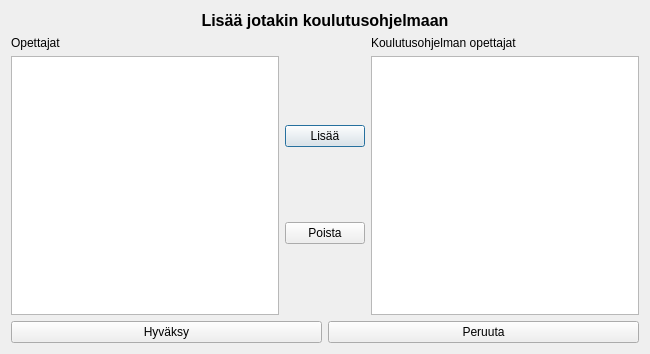
<?xml version="1.0" encoding="UTF-8"?>
<ui version="4.0">
 <class>AddItemToProgramDialog</class>
 <widget class="QDialog" name="AddItemToProgramDialog">
  <property name="geometry">
   <rect>
    <x>0</x>
    <y>0</y>
    <width>650</width>
    <height>354</height>
   </rect>
  </property>
  <property name="windowTitle">
   <string>Dialog</string>
  </property>
  <layout class="QVBoxLayout" name="verticalLayout">
   <item>
    <widget class="QLabel" name="titleLabel">
     <property name="font">
      <font>
       <pointsize>12</pointsize>
       <bold>true</bold>
      </font>
     </property>
     <property name="text">
      <string>Lisää jotakin koulutusohjelmaan</string>
     </property>
     <property name="alignment">
      <set>Qt::AlignmentFlag::AlignCenter</set>
     </property>
    </widget>
   </item>
   <item>
    <layout class="QGridLayout" name="gridLayout">
     <item row="1" column="0">
      <widget class="QListView" name="availableListView">
       <property name="acceptDrops">
        <bool>true</bool>
       </property>
       <property name="editTriggers">
        <set>QAbstractItemView::EditTrigger::NoEditTriggers</set>
       </property>
       <property name="dragEnabled">
        <bool>true</bool>
       </property>
       <property name="dragDropMode">
        <enum>QAbstractItemView::DragDropMode::DragDrop</enum>
       </property>
       <property name="defaultDropAction">
        <enum>Qt::DropAction::MoveAction</enum>
       </property>
       <property name="selectionMode">
        <enum>QAbstractItemView::SelectionMode::ExtendedSelection</enum>
       </property>
      </widget>
     </item>
     <item row="0" column="0">
      <widget class="QLabel" name="availableLabel">
       <property name="text">
        <string>Opettajat</string>
       </property>
      </widget>
     </item>
     <item row="1" column="2">
      <widget class="QListView" name="assignedListView">
       <property name="acceptDrops">
        <bool>true</bool>
       </property>
       <property name="editTriggers">
        <set>QAbstractItemView::EditTrigger::NoEditTriggers</set>
       </property>
       <property name="dragEnabled">
        <bool>true</bool>
       </property>
       <property name="dragDropMode">
        <enum>QAbstractItemView::DragDropMode::DragDrop</enum>
       </property>
       <property name="defaultDropAction">
        <enum>Qt::DropAction::MoveAction</enum>
       </property>
       <property name="selectionMode">
        <enum>QAbstractItemView::SelectionMode::ExtendedSelection</enum>
       </property>
      </widget>
     </item>
     <item row="0" column="2">
      <widget class="QLabel" name="assignedLabel">
       <property name="text">
        <string>Koulutusohjelman opettajat</string>
       </property>
      </widget>
     </item>
     <item row="1" column="1">
      <layout class="QVBoxLayout" name="verticalLayout_2">
       <item>
        <widget class="QPushButton" name="assignButton">
         <property name="text">
          <string>Lisää</string>
         </property>
        </widget>
       </item>
       <item>
        <widget class="QPushButton" name="removeButton">
         <property name="text">
          <string>Poista</string>
         </property>
        </widget>
       </item>
      </layout>
     </item>
    </layout>
   </item>
   <item>
    <layout class="QHBoxLayout" name="horizontalLayout_2">
     <item>
      <widget class="QPushButton" name="cancelButton">
       <property name="text">
        <string>Hyväksy</string>
       </property>
      </widget>
     </item>
     <item>
      <widget class="QPushButton" name="addButton">
       <property name="text">
        <string>Peruuta</string>
       </property>
      </widget>
     </item>
    </layout>
   </item>
  </layout>
 </widget>
 <resources/>
 <connections>
  <connection>
   <sender>addButton</sender>
   <signal>clicked()</signal>
   <receiver>AddItemToProgramDialog</receiver>
   <slot>reject()</slot>
   <hints>
    <hint type="sourcelabel">
     <x>609</x>
     <y>343</y>
    </hint>
    <hint type="destinationlabel">
     <x>365</x>
     <y>5</y>
    </hint>
   </hints>
  </connection>
  <connection>
   <sender>cancelButton</sender>
   <signal>clicked()</signal>
   <receiver>AddItemToProgramDialog</receiver>
   <slot>onAddButtonClicked()</slot>
   <hints>
    <hint type="sourcelabel">
     <x>155</x>
     <y>334</y>
    </hint>
    <hint type="destinationlabel">
     <x>32</x>
     <y>4</y>
    </hint>
   </hints>
  </connection>
  <connection>
   <sender>assignButton</sender>
   <signal>clicked()</signal>
   <receiver>AddItemToProgramDialog</receiver>
   <slot>onAddClicked()</slot>
   <hints>
    <hint type="sourcelabel">
     <x>322</x>
     <y>136</y>
    </hint>
    <hint type="destinationlabel">
     <x>329</x>
     <y>91</y>
    </hint>
   </hints>
  </connection>
  <connection>
   <sender>removeButton</sender>
   <signal>clicked()</signal>
   <receiver>AddItemToProgramDialog</receiver>
   <slot>onRemoveClicked()</slot>
   <hints>
    <hint type="sourcelabel">
     <x>321</x>
     <y>238</y>
    </hint>
    <hint type="destinationlabel">
     <x>332</x>
     <y>267</y>
    </hint>
   </hints>
  </connection>
 </connections>
 <slots>
  <slot>onAddButtonClicked()</slot>
  <slot>onAddClicked()</slot>
  <slot>onRemoveClicked()</slot>
 </slots>
</ui>
